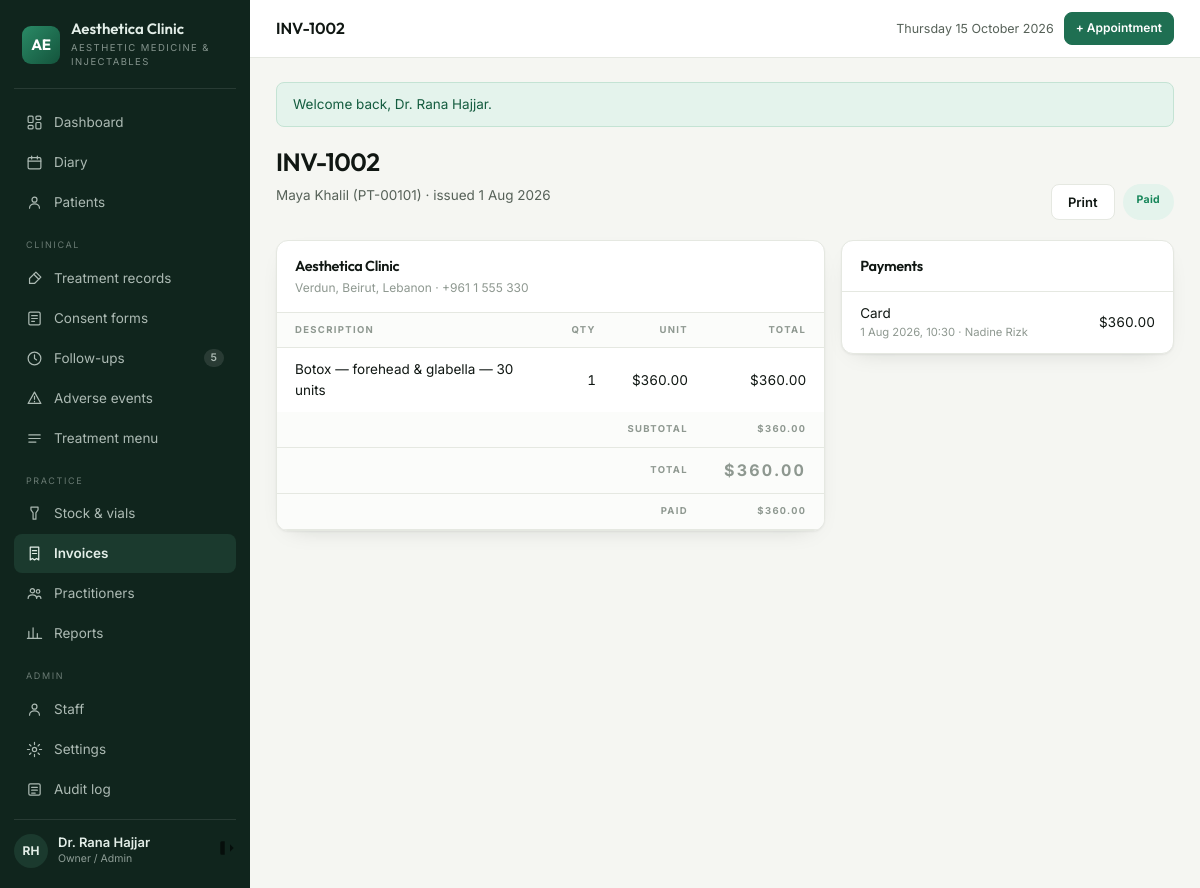
Page /invoices/2 (signed in) on the committed database.
### tables this page shows
CREATE TABLE `invoices` (
  `id` int(10) unsigned NOT NULL AUTO_INCREMENT,
  `number` varchar(20) NOT NULL,
  `patient_id` int(10) unsigned NOT NULL,
  `appointment_id` int(10) unsigned DEFAULT NULL,
  `issued_at` datetime NOT NULL DEFAULT current_timestamp(),
  `subtotal` decimal(10,2) NOT NULL DEFAULT 0.00,
  `discount` decimal(10,2) NOT NULL DEFAULT 0.00,
  `total` decimal(10,2) NOT NULL DEFAULT 0.00,
  `amount_paid` decimal(10,2) NOT NULL DEFAULT 0.00,
  `status` enum('unpaid','partial','paid','void') NOT NULL DEFAULT 'unpaid',
  `created_by` int(10) unsigned DEFAULT NULL,
  PRIMARY KEY (`id`),
  UNIQUE KEY `uq_invoice_number` (`number`),
  KEY `ix_invoice_patient` (`patient_id`),
  KEY `ix_invoice_issued` (`issued_at`),
  KEY `fk_inv_appt` (`appointment_id`),
  KEY `fk_inv_user` (`created_by`),
  CONSTRAINT `fk_inv_appt` FOREIGN KEY (`appointment_id`) REFERENCES `appointments` (`id`) ON DELETE SET NULL,
  CONSTRAINT `fk_inv_patient` FOREIGN KEY (`patient_id`) REFERENCES `patients` (`id`) ON DELETE CASCADE,
  CONSTRAINT `fk_inv_user` FOREIGN KEY (`created_by`) REFERENCES `users` (`id`) ON DELETE SET NULL
);

CREATE TABLE `patients` (
  `id` int(10) unsigned NOT NULL AUTO_INCREMENT,
  `code` varchar(20) NOT NULL COMMENT 'human reference, e.g. PT-00142',
  `full_name` varchar(140) NOT NULL,
  `date_of_birth` date DEFAULT NULL,
  `gender` enum('female','male','other') DEFAULT NULL,
  `phone` varchar(40) NOT NULL,
  `email` varchar(160) DEFAULT NULL,
  `address` varchar(255) DEFAULT NULL,
  `source` enum('instagram','referral','walk_in','google','facebook','other') NOT NULL DEFAULT 'other',
  `notes` text DEFAULT NULL,
  `created_by` int(10) unsigned DEFAULT NULL,
  `created_at` datetime NOT NULL DEFAULT current_timestamp(),
  `updated_at` datetime NOT NULL DEFAULT current_timestamp() ON UPDATE current_timestamp(),
  PRIMARY KEY (`id`),
  UNIQUE KEY `uq_patients_code` (`code`),
  KEY `ix_patients_name` (`full_name`),
  KEY `ix_patients_phone` (`phone`),
  KEY `fk_patients_user` (`created_by`),
  CONSTRAINT `fk_patients_user` FOREIGN KEY (`created_by`) REFERENCES `users` (`id`) ON DELETE SET NULL
);

CREATE TABLE `invoice_items` (
  `id` int(10) unsigned NOT NULL AUTO_INCREMENT,
  `invoice_id` int(10) unsigned NOT NULL,
  `description` varchar(200) NOT NULL,
  `quantity` decimal(10,2) NOT NULL DEFAULT 1.00,
  `unit_price` decimal(10,2) NOT NULL DEFAULT 0.00,
  `line_total` decimal(10,2) NOT NULL DEFAULT 0.00,
  PRIMARY KEY (`id`),
  KEY `ix_ii_invoice` (`invoice_id`),
  CONSTRAINT `fk_ii_invoice` FOREIGN KEY (`invoice_id`) REFERENCES `invoices` (`id`) ON DELETE CASCADE
);

CREATE TABLE `payments` (
  `id` int(10) unsigned NOT NULL AUTO_INCREMENT,
  `invoice_id` int(10) unsigned NOT NULL,
  `method` enum('cash','card','transfer','other') NOT NULL DEFAULT 'cash',
  `amount` decimal(10,2) NOT NULL,
  `paid_at` datetime NOT NULL DEFAULT current_timestamp(),
  `received_by` int(10) unsigned DEFAULT NULL,
  `reference` varchar(100) DEFAULT NULL,
  PRIMARY KEY (`id`),
  KEY `ix_pay_invoice` (`invoice_id`),
  KEY `ix_pay_date` (`paid_at`),
  KEY `fk_pay_user` (`received_by`),
  CONSTRAINT `fk_pay_invoice` FOREIGN KEY (`invoice_id`) REFERENCES `invoices` (`id`) ON DELETE CASCADE,
  CONSTRAINT `fk_pay_user` FOREIGN KEY (`received_by`) REFERENCES `users` (`id`) ON DELETE SET NULL
);

CREATE TABLE `users` (
  `id` int(10) unsigned NOT NULL AUTO_INCREMENT,
  `role_id` tinyint(3) unsigned NOT NULL,
  `full_name` varchar(120) NOT NULL,
  `email` varchar(160) NOT NULL,
  `password_hash` varchar(255) NOT NULL,
  `phone` varchar(40) DEFAULT NULL,
  `avatar_initials` varchar(4) DEFAULT NULL,
  `is_active` tinyint(1) NOT NULL DEFAULT 1,
  `last_login_at` datetime DEFAULT NULL,
  `created_at` datetime NOT NULL DEFAULT current_timestamp(),
  `updated_at` datetime NOT NULL DEFAULT current_timestamp() ON UPDATE current_timestamp(),
  PRIMARY KEY (`id`),
  UNIQUE KEY `uq_users_email` (`email`),
  KEY `ix_users_role` (`role_id`),
  CONSTRAINT `fk_users_role` FOREIGN KEY (`role_id`) REFERENCES `roles` (`id`)
);

### app/Core/View.php (called while the page is built, shortened)
<?php
final class View
{
    public static function render(string $template, array $data = []): void
    {
        $content = self::capture($template, $data);
    }
    public static function capture(string $template, array $data = []): string
    {
        extract($data, EXTR_SKIP);
        require __DIR__ . "/../Views/$template.php";
        return (string) ob_get_clean();
    }
}

### app/Core/Controller.php (called while the page is built, shortened)
<?php
abstract class Controller
{
    protected function view(string $template, array $data = []): void
    {
        View::render($template, $data);
    }
}

### app/Controllers/InvoiceController.php (called while the page is built, shortened)
<?php
final class InvoiceController extends Controller
{
    public function show(int $id): void
    {
        $invoice = DB::one(
            'SELECT i.*, p.full_name AS patient_name, p.code, p.phone, p.email
               FROM invoices i JOIN patients p ON p.id = i.patient_id WHERE i.id = ?', [$id]
        );
        $this->view('invoices/show', [
            'title'    => $invoice['number'],
            'invoice'  => $invoice,
            'items'    => DB::all('SELECT * FROM invoice_items WHERE invoice_id = ?', [$id]),
            'payments' => DB::all(
                'SELECT pay.*, u.full_name AS user_name FROM payments pay
                   LEFT JOIN users u ON u.id = pay.received_by
                  WHERE pay.invoice_id = ? ORDER BY pay.paid_at', [$id]
            ),
            'settings' => $this->settings(),
        ]);
    }
    private function settings(): array
    {
        $rows = DB::all('SELECT `key`, `value` FROM settings');
        return array_column($rows, 'value', 'key');
    }
}

### public/index.php (called while the page is built, shortened)
<?php
require __DIR__ . '/../app/Core/View.php';
require __DIR__ . '/../app/helpers.php';
$config = require __DIR__ . '/../config/config.php';
date_default_timezone_set($config['app']['timezone']);
$uri = $_SERVER['REQUEST_URI'] ?? '/';
$router = new Router();
try {
    $router->dispatch($_SERVER['REQUEST_METHOD'] ?? 'GET', $uri ?: '/');
} catch (Throwable $e) {
    http_response_code(500);
    if ($config['app']['debug']) {
        echo '<pre style="padding:20px;font:13px/1.6 monospace">'
            . htmlspecialchars($e->getMessage() . "\n\n" . $e->getTraceAsString()) . '</pre>';
    } else {
        View::render('errors/500', ['title' => 'Something went wrong']);
    }
}

### app/Core/Database.php (called while the page is built, shortened)
<?php
final class Database
{
    private static ?PDO $pdo = null;
    public static function connect(array $cfg): void
    {
        $dsn = "mysql:host={$cfg['host']};dbname={$cfg['name']};charset={$cfg['charset']}";
        self::$pdo = new PDO($dsn, $cfg['user'], $cfg['pass'], [
            PDO::ATTR_ERRMODE            => PDO::ERRMODE_EXCEPTION,
            PDO::ATTR_DEFAULT_FETCH_MODE => PDO::FETCH_ASSOC,
            PDO::ATTR_EMULATE_PREPARES   => false,
        ]);
    }
    public static function pdo(): PDO
    {
        return self::$pdo;
    }
    public static function run(string $sql, array $params = []): PDOStatement
    {
        $stmt = self::pdo()->prepare($sql);
        $stmt->execute($params);
        return $stmt;
    }
    public static function all(string $sql, array $params = []): array
    {
        return self::run($sql, $params)->fetchAll();
    }
    public static function one(string $sql, array $params = []): ?array
    {
        $row = self::run($sql, $params)->fetch();
        return $row === false ? null : $row;
    }
}

### app/helpers.php (called while the page is built, shortened)
<?php
if (!function_exists('e')) {
    function e(mixed $value): string
    {
        return htmlspecialchars((string) $value, ENT_QUOTES | ENT_SUBSTITUTE, 'UTF-8');
    }
}
if (!function_exists('money')) {
    function money(float|string|null $amount, bool $symbol = true): string
    {
        $v = number_format((float) $amount, 2);
        return $symbol ? setting('currency_symbol', '$') . $v : $v;
    }
}
if (!function_exists('qty')) {
    function qty(float|string|null $n): string
    {
        $f = (float) $n;
        return rtrim(rtrim(number_format($f, 2, '.', ''), '0'), '.') ?: '0';
    }
}
if (!function_exists('dt')) {
    function dt(?string $value, string $format = 'j M Y, H:i'): string
    {
        return $value ? date($format, strtotime($value)) : '—';
    }
}
if (!function_exists('d')) {
    function d(?string $value, string $format = 'j M Y'): string
    {
        return $value ? date($format, strtotime($value)) : '—';
    }
}
if (!function_exists('setting')) {
    function setting(string $key, string $default = ''): string
    {
        static $cache = null;
        if ($cache === null) {
            try {
                $cache = array_column(DB::all('SELECT `key`, `value` FROM settings'), 'value', 'key');
            } catch (Throwable) {
                $cache = [];
            }
        }
        return $cache[$key] ?? $default;
    }
}
if (!function_exists('statusClass')) {
    function statusClass(string $status): string
    {
        return match ($status) {
            'completed' => 'ok',
            'in_room'   => 'live',
            'arrived'   => 'live',
            'confirmed' => 'info',
            'booked'    => 'muted',
            'no_show'   => 'bad',
            'cancelled' => 'bad',
            'paid'      => 'ok',
            'partial'   => 'warn',
            'unpaid'    => 'bad',
            'void'      => 'muted',
            'pending'   => 'warn',
            'done'      => 'ok',
            'dismissed' => 'muted',
            'mild'      => 'info',
            'moderate'  => 'warn',
            'severe'    => 'bad',
            default     => 'muted',
        };
    }
}
if (!function_exists('label')) {
    function label(string $value): string
    {
        return ucfirst(str_replace('_', ' ', $value));
    }
}

### app/Views/invoices/show.php (the view, shortened to what this page needs)
<?php
$i = $invoice;
?>
<div class="ph">
  <div><h1><?= e($i['number']) ?></h1>
    <p class="lead"><?= e($i['patient_name']) ?> (<?= e($i['code']) ?>) · issued <?= d($i['issued_at']) ?></p></div>
  <div class="actions noprint">
    <button class="btn ghost" onclick="window.print()">Print</button>
    <span class="pill <?= statusClass($i['status']) ?>" style="padding:8px 14px"><?= e(label($i['status'])) ?></span>
  </div>
</div>
<div class="grid split">
  <div class="card">
    <div class="hd">
      <div><h3><?= e(setting('clinic_name', 'Aesthetica')) ?></h3>
        <div class="sub"><?= e(setting('clinic_address', '')) ?> · <?= e(setting('clinic_phone', '')) ?></div></div>
    </div>
    <div class="tw">
      <table>
        <thead><tr><th>Description</th><th class="num">Qty</th><th class="num">Unit</th><th class="num">Total</th></tr></thead>
        <tbody>
        <?php foreach ($items as $it): ?>
          <tr><td><?= e($it['description']) ?></td>
            <td class="num"><?= qty($it['quantity']) ?></td>
            <td class="num"><?= money($it['unit_price']) ?></td>
            <td class="num"><?= money($it['line_total']) ?></td></tr>
        <?php endforeach; ?>
        </tbody>
        <tfoot>
          <tr><th colspan="3" style="text-align:right">Subtotal</th><th class="num"><?= money($i['subtotal']) ?></th></tr>
          <tr><th colspan="3" style="text-align:right">Total</th>
            <th class="num" style="font-size:16px"><?= money($i['total']) ?></th></tr>
          <tr><th colspan="3" style="text-align:right">Paid</th><th class="num"><?= money($i['amount_paid']) ?></th></tr>
        </tfoot>
      </table>
    </div>
  </div>
  <div>
    <div class="card">
      <div class="hd"><h3>Payments</h3></div>
      <div class="tw"><table><tbody>
        <?php foreach ($payments as $p): ?>
          <tr><td><?= e(label($p['method'])) ?>
            <small style="display:block;color:var(--faint)"><?= dt($p['paid_at']) ?>
              <?= $p['user_name'] ? '· ' . e($p['user_name']) : '' ?></small></td>
            <td class="num"><?= money($p['amount']) ?></td></tr>
        <?php endforeach; ?>
      </tbody></table></div>
    </div>
  </div>
</div>

### app/Core/Router.php (shortened to what this page needs)
<?php
final class Router
{
    private array $routes = ['GET' => [], 'POST' => []];
    private function add(string $method, string $pattern, string $handler, ?string $permission): void
    {
        $regex = '#^' . preg_replace('#\{[a-z_]+\}#', '([0-9]+)', rtrim($pattern, '/')) . '/?$#';
        [$controller, $action] = explode('@', $handler);
        $this->routes[$method][] = [$regex, $controller, $action, $permission];
    }
    public function dispatch(string $method, string $uri): void
    {
        $path = '/' . trim(parse_url($uri, PHP_URL_PATH) ?: '/', '/');
        foreach ($this->routes[$method] ?? [] as [$regex, $controller, $action, $permission]) {
            if (!preg_match($regex, $path, $m)) {
                continue;
            }
            array_shift($m);
            (new $class())->{$action}(...array_map('intval', $m));
            return;
        }
    }
}

### public/assets/css/app.css (style rules this page uses)
:root { --bg:#f5f6f2; --panel:#ffffff; --side:#10251d; --side-2:#1b3a2e; --sidefg:#e3eee8; --fg:#101713; --muted:#566158; --faint:#8e9890; --line:#e5e8e1; --line-soft:#eef0ea; --a1:#1f6f52; --a2:#14543c; --aink:#ffffff; --soft:#e6f1ea; --warn:#9a6a08; --warn-bg:#fdf3e0; --bad:#a4302a; --bad-bg:#fbecea; --ok:#17865a; --ok-bg:#e4f3ec; --info:#1d5f7a; --info-bg:#e6f1f6; --radius:8px; --radius-lg:12px; --shadow:0 1px 2px rgba(16,23,19,.05), 0 8px 24px -16px rgba(16,23,19,.25); --sans:'Inter',-apple-system,BlinkMacSystemFont,'Segoe UI',Roboto,sans-serif; --display:'Outfit','Inter',sans-serif; }
*,*::before,*::after { box-sizing:border-box }
body { margin:0;background:var(--bg);color:var(--fg);font-family:var(--sans); font-size:14px;line-height:1.55;-webkit-font-smoothing:antialiased }
h1,h2,h3,h4 { font-family:var(--display);font-weight:600;letter-spacing:-.02em;margin:0 }
.ph { display:flex;flex-wrap:wrap;gap:14px;align-items:flex-end;justify-content:space-between; margin-bottom:20px }
.ph h1 { font-size:25px }
.ph .lead { color:var(--muted);font-size:13.5px;margin-top:4px }
.ph .actions { display:flex;gap:8px;flex-wrap:wrap }
.btn { display:inline-flex;align-items:center;gap:7px;background:var(--a1);color:var(--aink); border:1px solid var(--a1);border-radius:var(--radius);padding:9px 16px;font-size:13px; font-weight:600;cursor:pointer;font-family:var(--sans);text-decoration:none;white-space:nowrap }
.btn.ghost { background:var(--panel);color:var(--fg);border-color:var(--line) }
.card { background:var(--panel);border:1px solid var(--line);border-radius:var(--radius-lg); box-shadow:var(--shadow);overflow:hidden }
.card .hd { display:flex;align-items:center;justify-content:space-between;gap:10px; padding:14px 18px;border-bottom:1px solid var(--line) }
.card .hd h3 { font-size:14.5px }
.card .hd .sub { font-size:12px;color:var(--faint);margin-top:2px }
.grid { display:grid;gap:16px }
.split { grid-template-columns:1.65fr 1fr }
.tw { overflow-x:auto }
table { width:100%;border-collapse:collapse }
th { text-align:left;font-size:9.5px;letter-spacing:.14em;text-transform:uppercase;color:var(--faint); font-weight:700;padding:10px 18px;border-bottom:1px solid var(--line);white-space:nowrap; background:#fbfcfa }
td { padding:11px 18px;border-bottom:1px solid var(--line-soft);vertical-align:middle;font-size:13.5px }
tbody tr:last-child td { border-bottom:0 }
td.num,th.num { text-align:right;font-variant-numeric:tabular-nums }
.pill { display:inline-block;padding:3px 10px;border-radius:99px;font-size:10.5px;font-weight:700; letter-spacing:.03em;white-space:nowrap }
.pill.ok { background:var(--ok-bg);color:var(--ok) }

### rows in the picture
invoices: number "INV-1002", patient.full_name "Maya Khalil", patient.code "PT-00101", issued_at "1 Aug 2026", status "Paid", subtotal "$360.00", total "$360.00", amount_paid "$360.00"
invoice_items: description "Botox — forehead & glabella — 30 units", quantity "1", unit_price "$360.00", line_total "$360.00"
payments: method "Card", paid_at "1 Aug 2026, 10:30", received_by.full_name "Nadine Rizk", amount "$360.00"

### other values in the picture
setting('clinic_name', 'Aesthetica') "Aesthetica Clinic"
setting('clinic_tagline', 'Clinic Suite') "AESTHETIC MEDICINE & INJECTABLES"
$due "5"
$f['message'] "Welcome back, Dr. Rana Hajjar."
setting('clinic_address', '') "Verdun, Beirut, Lebanon"
setting('clinic_phone', '') "+961 1 555 330"
